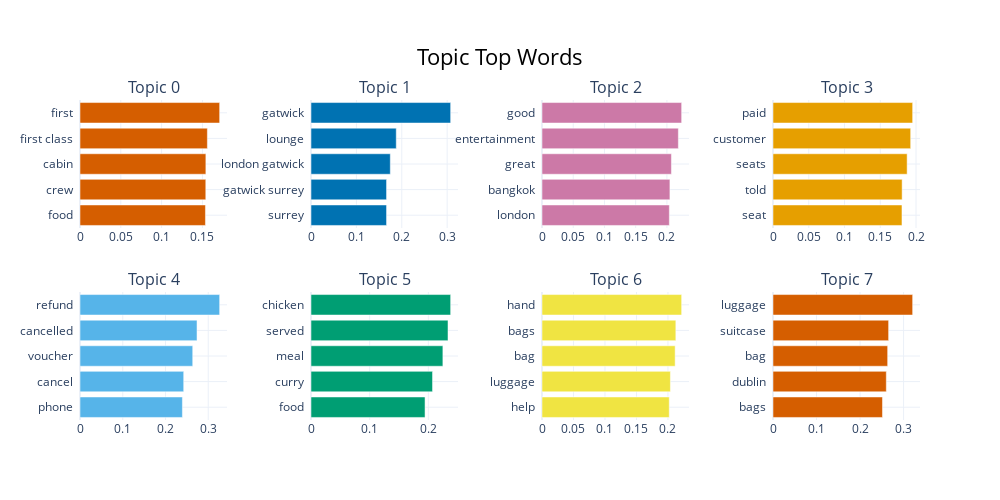

The notebook cell this image was saved under:
### Markdown cell above
#### Topic Top Words

This plot show the top words in each of the top 8 topics. The size of each bar indicates the word's c-TF-IDF score, which is a measure of the word's importance within the topic.

### Code cell
topic_model.visualize_barchart(title="Topic Top Words", autoscale=True, width=250)

### Figure 1 — Plotly figure (JSON) as saved in the notebook; plotly's stock layout.template omitted (floating-point values rounded to 4 significant figures)
{"data": [{"marker": {"color": "#D55E00"}, "orientation": "h", "type": "bar", "x": [0.1537, 0.1541, 0.1542, 0.1561, 0.1711], "xaxis": "x", "y": ["food  ", "crew  ", "cabin  ", "first class  ", "first  "], "yaxis": "y"}, {"marker": {"color": "#0072B2"}, "orientation": "h", "type": "bar", "x": [0.1665, 0.1665, 0.1748, 0.1879, 0.3078], "xaxis": "x2", "y": ["surrey  ", "gatwick surrey  ", "london gatwick  ", "lounge  ", "gatwick  "], "yaxis": "y2"}, {"marker": {"color": "#CC79A7"}, "orientation": "h", "type": "bar", "x": [0.2039, 0.2048, 0.2072, 0.2183, 0.2236], "xaxis": "x3", "y": ["london  ", "bangkok  ", "great  ", "entertainment  ", "good  "], "yaxis": "y3"}, {"marker": {"color": "#E69F00"}, "orientation": "h", "type": "bar", "x": [0.1804, 0.1806, 0.1876, 0.1925, 0.1953], "xaxis": "x4", "y": ["seat  ", "told  ", "seats  ", "customer  ", "paid  "], "yaxis": "y4"}, {"marker": {"color": "#56B4E9"}, "orientation": "h", "type": "bar", "x": [0.2396, 0.2426, 0.2637, 0.2738, 0.3267], "xaxis": "x5", "y": ["phone  ", "cancel  ", "voucher  ", "cancelled  ", "refund  "], "yaxis": "y5"}, {"marker": {"color": "#009E73"}, "orientation": "h", "type": "bar", "x": [0.1944, 0.2072, 0.2248, 0.2335, 0.238], "xaxis": "x6", "y": ["food  ", "curry  ", "meal  ", "served  ", "chicken  "], "yaxis": "y6"}, {"marker": {"color": "#F0E442"}, "orientation": "h", "type": "bar", "x": [0.202, 0.2039, 0.2114, 0.2125, 0.2217], "xaxis": "x7", "y": ["help  ", "luggage  ", "bag  ", "bags  ", "hand  "], "yaxis": "y7"}, {"marker": {"color": "#D55E00"}, "orientation": "h", "type": "bar", "x": [0.2515, 0.2603, 0.2634, 0.2656, 0.3208], "xaxis": "x8", "y": ["bags  ", "dublin  ", "bag  ", "suitcase  ", "luggage  "], "yaxis": "y8"}], "layout": {"annotations": [{"font": {"size": 16}, "showarrow": false, "text": "Topic 0", "x": 0.0875, "xanchor": "center", "xref": "paper", "y": 1, "yanchor": "bottom", "yref": "paper"}, {"font": {"size": 16}, "showarrow": false, "text": "Topic 1", "x": 0.3625, "xanchor": "center", "xref": "paper", "y": 1, "yanchor": "bottom", "yref": "paper"}, {"font": {"size": 16}, "showarrow": false, "text": "Topic 2", "x": 0.6375, "xanchor": "center", "xref": "paper", "y": 1, "yanchor": "bottom", "yref": "paper"}, {"font": {"size": 16}, "showarrow": false, "text": "Topic 3", "x": 0.9125, "xanchor": "center", "xref": "paper", "y": 1, "yanchor": "bottom", "yref": "paper"}, {"font": {"size": 16}, "showarrow": false, "text": "Topic 4", "x": 0.0875, "xanchor": "center", "xref": "paper", "y": 0.4, "yanchor": "bottom", "yref": "paper"}, {"font": {"size": 16}, "showarrow": false, "text": "Topic 5", "x": 0.3625, "xanchor": "center", "xref": "paper", "y": 0.4, "yanchor": "bottom", "yref": "paper"}, {"font": {"size": 16}, "showarrow": false, "text": "Topic 6", "x": 0.6375, "xanchor": "center", "xref": "paper", "y": 0.4, "yanchor": "bottom", "yref": "paper"}, {"font": {"size": 16}, "showarrow": false, "text": "Topic 7", "x": 0.9125, "xanchor": "center", "xref": "paper", "y": 0.4, "yanchor": "bottom", "yref": "paper"}], "height": 500, "hoverlabel": {"bgcolor": "white", "font": {"family": "Rockwell", "size": 16}}, "showlegend": false, "title": {"font": {"color": "Black", "size": 22}, "text": "Topic Top Words", "x": 0.5, "xanchor": "center", "yanchor": "top"}, "width": 1000, "xaxis": {"anchor": "y", "domain": [0, 0.175], "showgrid": true}, "xaxis2": {"anchor": "y2", "domain": [0.275, 0.45], "showgrid": true}, "xaxis3": {"anchor": "y3", "domain": [0.55, 0.725], "showgrid": true}, "xaxis4": {"anchor": "y4", "domain": [0.825, 1], "showgrid": true}, "xaxis5": {"anchor": "y5", "domain": [0, 0.175], "showgrid": true}, "xaxis6": {"anchor": "y6", "domain": [0.275, 0.45], "showgrid": true}, "xaxis7": {"anchor": "y7", "domain": [0.55, 0.725], "showgrid": true}, "xaxis8": {"anchor": "y8", "domain": [0.825, 1], "showgrid": true}, "yaxis": {"anchor": "x", "domain": [0.6, 1], "showgrid": true}, "yaxis2": {"anchor": "x2", "domain": [0.6, 1], "showgrid": true}, "yaxis3": {"anchor": "x3", "domain": [0.6, 1], "showgrid": true}, "yaxis4": {"anchor": "x4", "domain": [0.6, 1], "showgrid": true}, "yaxis5": {"anchor": "x5", "domain": [0, 0.4], "showgrid": true}, "yaxis6": {"anchor": "x6", "domain": [0, 0.4], "showgrid": true}, "yaxis7": {"anchor": "x7", "domain": [0, 0.4], "showgrid": true}, "yaxis8": {"anchor": "x8", "domain": [0, 0.4], "showgrid": true}}}
